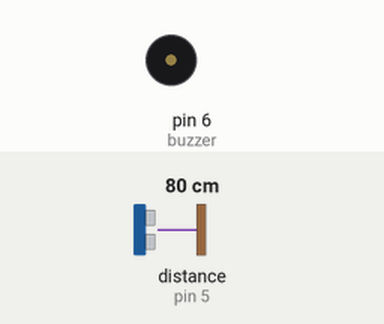
Recording of a sketch running on a simulated Arduino Uno, built with avr-gcc and run on an emulated ATmega328P. On the bench: buzzer (waves = sounding). Wiring (inferred from the names in the program): ultrasonic range finder: trigger pin 3; echo pin 5. The test bench sets the inputs (shaded band); at power-on: distance to the obstacle (sensor on pin 5) 80 cm. The echo pulse lasts 58.3 µs per cm.

Above: at 0.05 s.
Timing chart, 0 to 3.0 s (numbered marks = the images above):
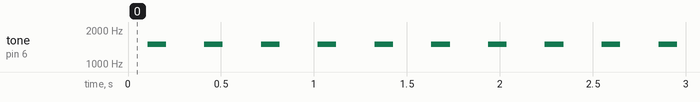

The sketch:

sketch_dec28a.ino
```cpp
int trig = 3;
int echo = 5;
int buzzer = 6;
void setup()
{
pinMode(trig, OUTPUT);
pinMode(echo, INPUT);
pinMode(buzzer, OUTPUT);
}

void loop()
{
digitalWrite(trig, LOW);
delayMicroseconds(10);
digitalWrite(trig, HIGH);
delayMicroseconds(10);
digitalWrite(trig, LOW);

int time = pulseIn(echo, HIGH);
int dist = time * 0.034 / 2;
delay(100);
  if (dist > 300) {
    noTone(buzzer);
  }
  else if (dist < 300 && dist >= 200) {
    tone(buzzer, 500);
    delay(100);
    noTone(buzzer);
    delay(100);
  }
  else if (dist < 200 && dist >= 100) {
    tone(buzzer, 1000);
    delay(100);
    noTone(buzzer);
    delay(100);

  }
  else if (dist < 100 && dist >= 50) {
    tone(buzzer, 1500);
    delay(100);
    noTone(buzzer);
    delay(100);

}
  else if (dist < 50) {
    tone(buzzer, 2000);
    delay(100);
    noTone(buzzer);
    delay(100);
  }
}
```

Measured:
- by itself, tone on pin 6 (buzzer): alternates 1500 Hz for 0.10 s and silent for 0.21 s
